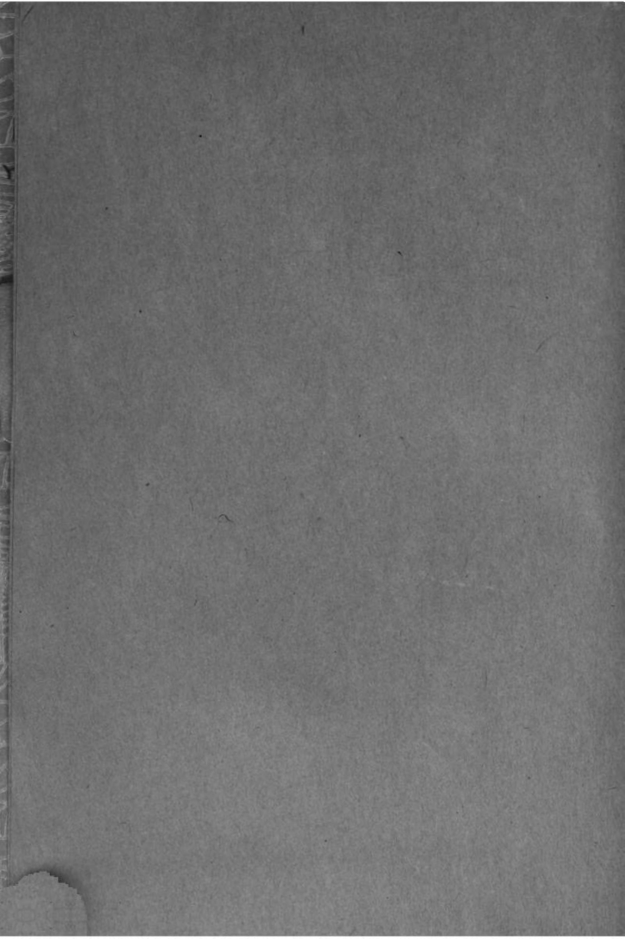
#> input picture tests/fixtures/o4c/korrespondenzblatt_page5.jpg, 2500 x 3753 px (shown at 1/4 size)
$ python -i filters.py   (imports and definitions only)
#> lines starting #> are read from the running program, lines starting #| are printed output that depends on the picture; after the words box and inside, x2 and y2 are one past the last pixel; in counts of white or black regions, pixels touching at a corner belong together
#> further down, picture is the input picture: PIL image 2500x3753 RGB; min 16, max 255, mean 109.7
"""Opt-in binding/ornament filters. Coordinates and height limits are source pixels.

Mutates status/reason only; preserves every line, its geometry, text and identity.
Seeds are caller-owned PNG crops, never bundled model assets. Saved-output callers
may supply a crop-provider callable instead of a page raster (no re-render/OCR).
"""
from __future__ import annotations

from functools import lru_cache
from pathlib import Path
import math

import cv2
import numpy as np
from PIL import Image

ORNAMENT_THRESHOLD = 0.66
HOLE_THRESHOLD = 0.52
FILTER_RULES = dict(spirals=False, spiral_holes=False, ornaments=False)
SCALES = tuple(np.linspace(.75, 1.25, 11))
FIXED_HEIGHT = 48


def _get(line, name, default=None):
    return line.get(name, default) if isinstance(line, dict) else getattr(line, name, default)


# [5 lines left out: function _text, not called in this run]


def _binary(image):
    if isinstance(image, Image.Image):
        gray = np.asarray(image.convert('L'))
    else:
        gray = np.asarray(image)
        if gray.ndim == 3:
            gray = cv2.cvtColor(gray, cv2.COLOR_RGB2GRAY)
    if gray.size == 0:
        raise ValueError('empty filter crop')
    ink = cv2.threshold(gray.astype(np.uint8), 0, 1,
                        cv2.THRESH_BINARY_INV | cv2.THRESH_OTSU)[1]
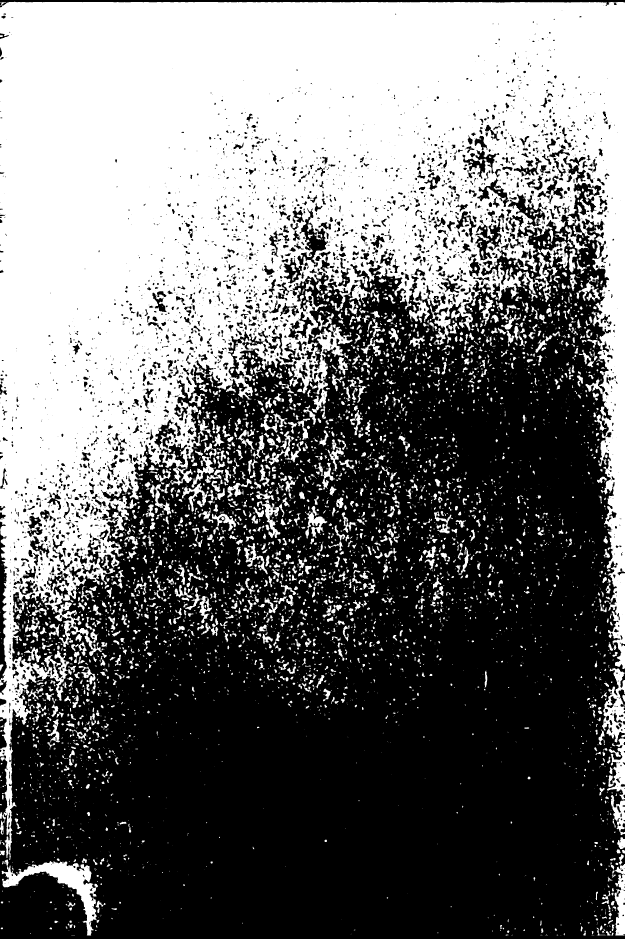
#> ink: shape (3753, 2500) (shown at 1/4 size); values 0 (black) and 1 (white), 44% white; 5545 white regions (2596 under 20 px), largest, box (x1, y1, x2, y2) and area: (0, 7, 2500, 3440) 3621614, (7, 3438, 392, 3742) 27977, (2408, 2672, 2500, 2970) 12622
    y, x = np.nonzero(ink)
    return ink[y.min():y.max()+1, x.min():x.max()+1] if len(x) else np.zeros((1, 1), np.uint8)
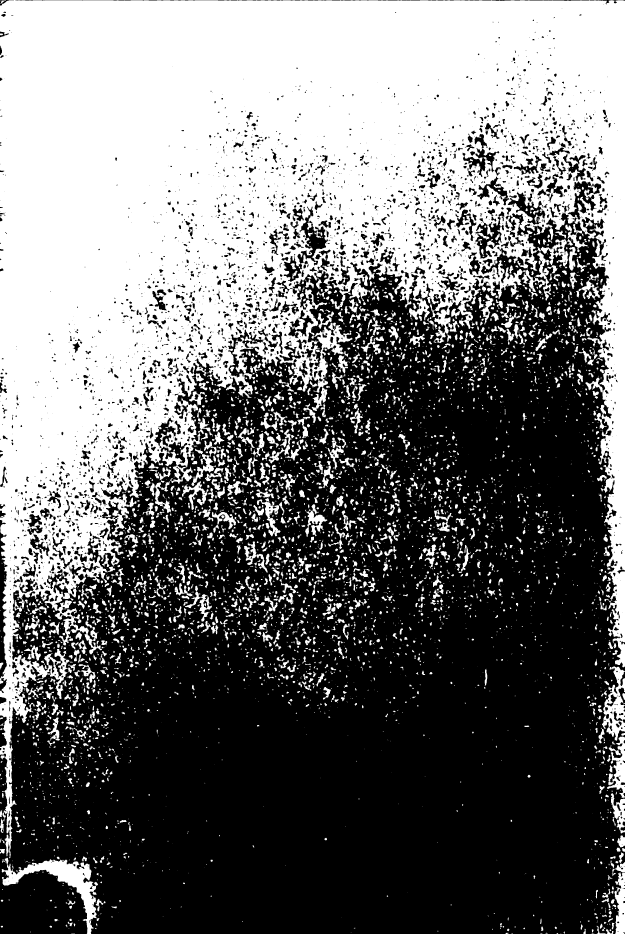
#> returned value: shape (3735, 2500) (shown at 1/4 size); values 0 (black) and 1 (white), 44.2% white; 5545 white regions (2596 under 20 px), largest, box (x1, y1, x2, y2) and area: (0, 0, 2500, 3433) 3621614, (7, 3431, 392, 3735) 27977, (2408, 2665, 2500, 2963) 12622


# [168 lines left out: functions _seed, _load_seeds, _ncc, template_score, line_crop, _record and 3 more, not called in this run]

>>> from PIL import Image
>>> picture = Image.open('../../tests/fixtures/o4c/korrespondenzblatt_page5.jpg')
>>> result = _binary(picture)
